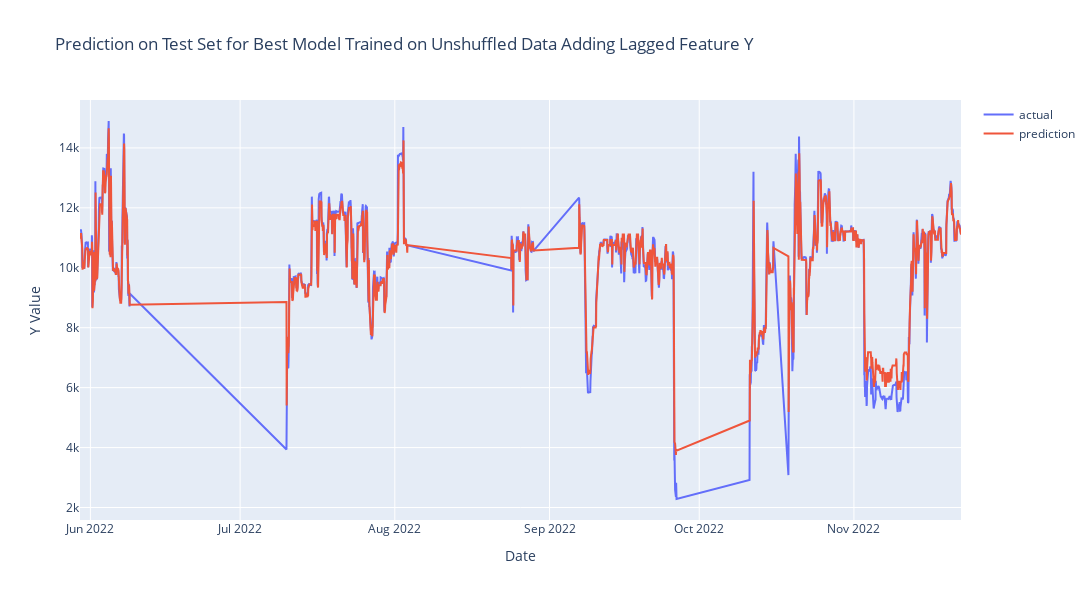

Notebook source saved alongside this figure:
### Code cell
fig = go.Figure()
fig.add_trace(go.Scatter(x=X_test.index, y=y_test, mode='lines', name='actual'))
fig.add_trace(go.Scatter(x=X_test.index, y=y_test_pred, mode='lines', name='prediction'))
fig.update_layout(title='Prediction on Test Set for Best Model Trained on Unshuffled Data Adding Lagged Feature Y',
                xaxis_title='Date',
                yaxis_title='Y Value',
                width=1200,
                height=600)
fig.write_html(cfg.shuffle_or_not.v2.unshuffle.test_plot)
fig.show()

### Figure 1 — Plotly figure (JSON) as saved in the notebook; plotly's stock layout.template omitted (floating-point values rounded to 4 significant figures; data arrays with more than 128 entries replaced by an {"elided": "..."} marker saying what was removed)
{"data": [{"mode": "lines", "name": "actual", "type": "scatter", "x": {"elided": "2343 str values"}, "y": {"elided": "2343 float values"}}, {"mode": "lines", "name": "prediction", "type": "scatter", "x": {"elided": "2343 str values"}, "y": {"elided": "2343 float values"}}], "layout": {"height": 600, "title": {"text": "Prediction on Test Set for Best Model Trained on Unshuffled Data Adding Lagged Feature Y"}, "width": 1200, "xaxis": {"title": {"text": "Date"}}, "yaxis": {"title": {"text": "Y Value"}}}}
